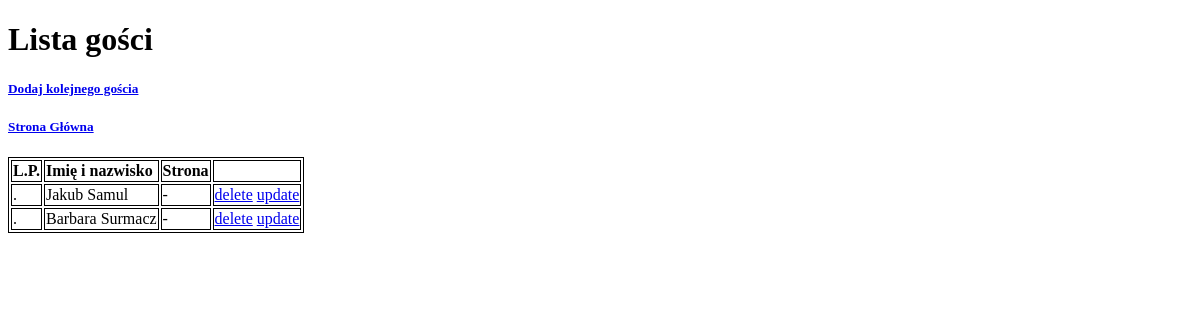
The page /guestslist/ (signed in) on the database as committed earlier.
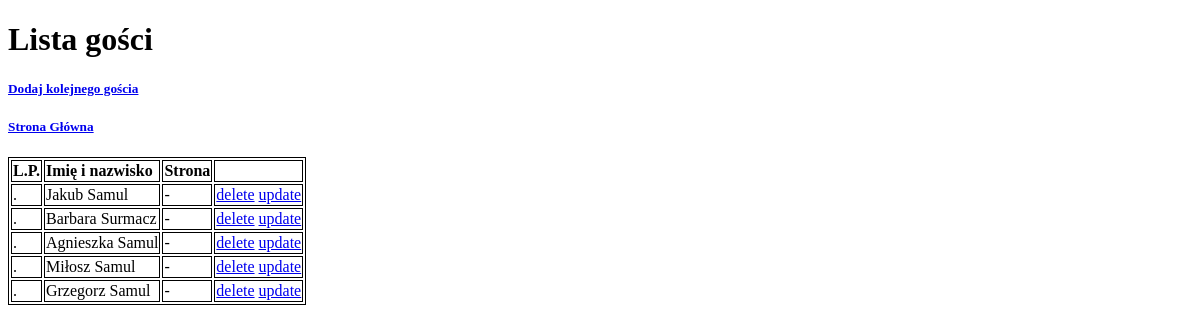
The same page on the database as committed later.
### love/models.py (models this page shows, shortened)
class Guests(models.Model):
    name = models.CharField(max_length=50)
    surname = models.CharField(max_length=50)
    category = models.ForeignKey(Side, models.PROTECT, null=True, blank=True)

### love/views.py (the view)
@method_decorator(login_required, name="dispatch")
class GuestListView(ListView):
    model = Guests
    template_name = 'guests_list.html'
    def get_context_data(self, *, object_list=None, **kwargs):
        queryset = object_list if object_list is not None else self.object_list
        form = GuestsSearchForm(self.request.GET)
        if form.is_valid():
            name = form.cleaned_data.get('name', '').strip()
            if name:
                queryset = queryset.filter(name__icontains=name)
        return super().get_context_data(
            form=form,
            object_list=queryset,
            **kwargs)

### love/templates/guests_list.html (shortened to what this page needs)
<!doctype html>
<html lang="en">
<head>
</head>
<body>
<h1>Lista gości</h1>
<h5><a href={% url "guestslist-add" %}>Dodaj kolejnego gościa</a></h5>
<h5><a href={% url "homepage" %}>Strona Główna</a> </h5>
    <table>
    <tr>
        <td><b>L.P.</b></td>
        <td><b>Imię i nazwisko</b></td>
        <td><b>Strona</b></td>
        <td><b></b></td>
    </tr>
    {% for guest in guests_list %}
        <tr>
            <td>{{ page_obj.start_index|add:forloop.counter0 }}.</td>
            <td>{{ guest.name }} {{ guest.surname }}</td>
            <td>{{ obj.category|default:"-" }}</td>
            <td>
                <a href={% url "guestslist-delete" guest.id %}>delete</a>
                <a href={% url "guestslist-update" guest.id %}>update</a>
            </td>
        </tr>
    {% endfor %}
    </table>
</body>
</html>

Rows that differ between the two databases and show on the page:
added Guests: name "Agnieszka", surname "Samul", category "-"
added Guests: name "Miłosz", surname "Samul", category "-"
added Guests: name "Grzegorz", surname "Samul", category "-"
